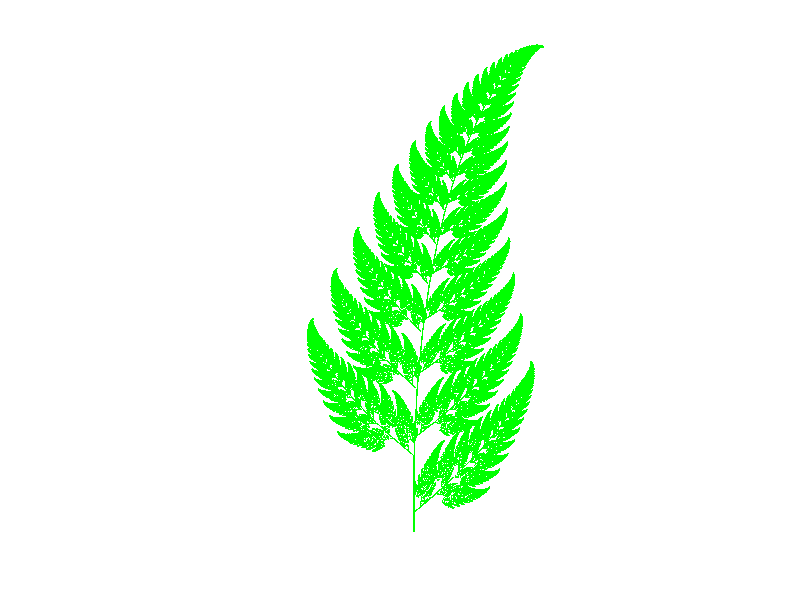

Here is the MATLAB script that generated this plot:
function barnsley_fern(num_points)
%BARNSLEY_FERN Genera el fractal de la Hiedra de Barnsley.
%   barnsley_fern(num_points) dibuja el fractal de la Hiedra de Barnsley
%   generando un número especificado de 'num_points'.
%
%   Este fractal se construye usando un Sistema de Funciones Iteradas (IFS)
%   con cuatro transformaciones afines y sus probabilidades asociadas.
%
%   Ejemplo de uso:
%   barnsley_fern(500000) % Genera 500,000 puntos para un buen detalle
%   barnsley_fern(1000000) % Genera 1,000,000 puntos para mayor densidad y detalle

if nargin < 1
    num_points = 500000; % Número de puntos por defecto si no se especifica
end

% Definición de las 4 transformaciones afines del IFS
% Cada fila representa una transformación: [a b c d e f probabilidad]
% Las transformaciones son de la forma:
% x_new = a*x_old + b*y_old + e
% y_new = c*x_old + d*y_old + f
%
% Los valores son los estándar para la Hiedra de Barnsley.
transforms = [
    0.00, 0.00, 0.00, 0.16, 0.00, 0.00, 0.01;   % f1: Tallo (casi una línea vertical muy pequeña)
    0.85, 0.04, -0.04, 0.85, 0.00, 1.60, 0.85;  % f2: Partes grandes de la hoja (tallo principal y ramas)
    0.20, -0.26, 0.23, 0.22, 0.00, 1.60, 0.07;  % f3: Hojas de la izquierda (pequeñas)
    -0.15, 0.28, 0.26, 0.24, 0.00, 0.44, 0.07;  % f4: Hojas de la derecha (pequeñas)
];

% Extraer las probabilidades y normalizarlas (asegurarse de que sumen 1)
P = transforms(:, 7);
P = P / sum(P);

% Inicializar un punto (x, y) arbitrario. Se suele empezar en (0,0).
current_point = [0; 0]; % Usamos un vector columna [x; y]

% Pre-asignar memoria para almacenar todos los puntos generados (para eficiencia)
% 'points_to_plot' tendrá 'num_points' filas y 2 columnas (una para x, una para y).
points_to_plot = zeros(num_points, 2);

% Bucle principal para generar los puntos del fractal
for i = 1:num_points
    % Elegir una transformación basada en las probabilidades.
    % Se genera un número aleatorio entre 0 y 1 y se ve en qué rango de probabilidad cae.
    rand_val = rand();
    
    if rand_val < P(1)
        idx = 1; % Seleccionar la transformación f1
    elseif rand_val < P(1) + P(2)
        idx = 2; % Seleccionar la transformación f2
    elseif rand_val < P(1) + P(2) + P(3)
        idx = 3; % Seleccionar la transformación f3
    else
        idx = 4; % Seleccionar la transformación f4
    end
    
    % Obtener los coeficientes de la transformación elegida
    a_coeff = transforms(idx, 1);
    b_coeff = transforms(idx, 2);
    c_coeff = transforms(idx, 3);
    d_coeff = transforms(idx, 4);
    e_coeff = transforms(idx, 5); % Coeficiente de traslación en X
    f_coeff = transforms(idx, 6); % Coeficiente de traslación en Y

    % Obtener las coordenadas actuales del punto
    x_old = current_point(1);
    y_old = current_point(2);

    % Aplicar la transformación afín para obtener las nuevas coordenadas
    x_new = a_coeff * x_old + b_coeff * y_old + e_coeff;
    y_new = c_coeff * x_old + d_coeff * y_old + f_coeff;
    
    % Actualizar el punto actual
    current_point = [x_new; y_new];
    
    % Almacenar el punto generado en la matriz 'points_to_plot'
    points_to_plot(i, :) = current_point'; % Almacenar como una fila [x, y]
end

% Configuración de la figura para la visualización del fractal
figure;
% Graficar todos los puntos.
% 'g.' significa puntos de color verde. 'MarkerSize' 1 hace los puntos muy pequeños.
plot(points_to_plot(:, 1), points_to_plot(:, 2), 'g.', 'MarkerSize', 1);

set(gca, 'Color', 'k'); % Establecer el color de fondo del gráfico en negro (Axes background)
axis off; % Ocultar los ejes y etiquetas para una vista limpia del fractal
axis equal; % Asegura que la escala de los ejes X e Y sea la misma para evitar distorsiones

% Establecer los límites de los ejes X e Y para encuadrar correctamente el fractal
% Estos límites son conocidos para la Hiedra de Barnsley.
xlim([-3, 3]);  % Rango para el eje X
ylim([0, 10]);  % Rango para el eje Y (la hiedra crece hacia arriba)

title(sprintf('La Hiedra de Barnsley (%d puntos)', num_points), 'Color', 'w', 'FontSize', 14, 'FontWeight', 'bold'); % Título en blanco
% xlabel('X', 'Color', 'w'); % Estas etiquetas estarían ocultas por 'axis off'
% ylabel('Y', 'Color', 'w');

hold off; % Libera el gráfico
end